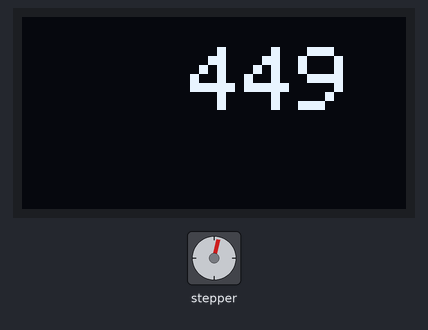
Simulated run of this sketch. Board: Arduino Uno, built with avr-gcc and run on an emulated ATmega328P. On the bench: 128×64 one-colour display, stepper motor. Stepper angles assume 6400 steps per turn; what the sketch prints to the serial monitor is not drawn.

Above: at 1.4 s.
At 11.1 s:
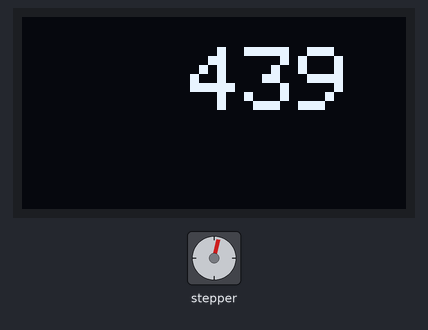
At 20.1 s:
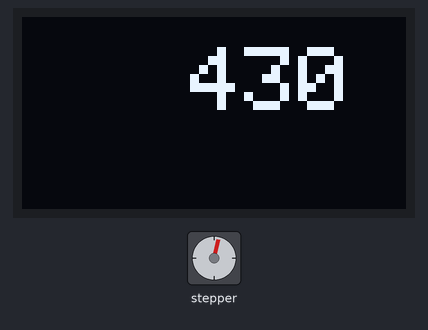
At 38.1 s:
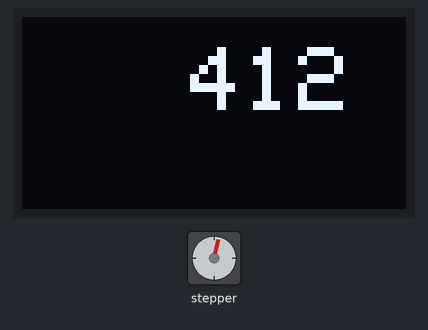
Timing chart, 0 to 39.6 s (numbered marks = the images above):
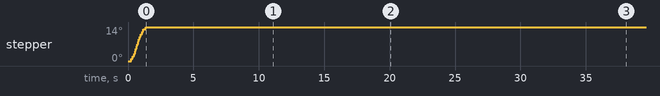

The sketch:

experiment01_simultaneous_motor_oled.ino
```cpp
/*
 * Simultaneous Operations (Experiment 1)
 *
 * Updates:
 * ---
 *
 * - Map 360 degrees to total steps per revolutio in the rotary encoder (6400 steps using 16th microstep configuration)
 * - Set up correct timing for 8 revolutions during a 24-hour period using 15-degree "steps" every 7.5 minutes
 * - Display countdown timer between steps
 *
 * Notes:
 * ---
 *
 * Potential issues when rotating and updating display as rotation gets interrupted by the displayInterval
 *
 */

#include <AccelStepper.h>
#include <Adafruit_GFX.h>
#include <Adafruit_SSD1306.h>
#include <arduino-timer.h>

// Stepper motor pins
#define stepPin 2
#define dirPin 5
#define stepsPerRevolution 6400

// OLED pins
#define OLED_RESET 4

// Instantiate OLED display
Adafruit_SSD1306 display(OLED_RESET);

long stepperInterval = 450000; // 7.5 minutes
long displayInterval = 1000;  // 1 second
long currentTick = stepperInterval / 1000;

// Define the stepper motor and the pins that is connected to
AccelStepper stepper(1, stepPin, dirPin); // (Typeof driver: with 2 pins, STEP, DIR)
int degPerMove = 15;

// For timed intervals
auto timer = timer_create_default();

void setup() {
  // Set up stepper motor
  stepper.setMaxSpeed(2000); // Set maximum speed value for the stepper
  stepper.setAcceleration(500); // Set acceleration value for the stepper
  stepper.setCurrentPosition(0); // Set the current position to 0 steps

  // Set up OLED
  Serial.begin(9600); // open serial port, set the baud rate to 9600 bps
  display.begin(SSD1306_SWITCHCAPVCC, 0x3C); //initialize with the I2C addr 0x3C (128x64)
  display.clearDisplay();

  // Set up timers
  timer.every(displayInterval, updateDisplay);
  timer.every(stepperInterval, moveStepperMotor);
}

bool moveStepperMotor(void *) {
  Serial.println("Tick.");
  stepper.move(map(degPerMove, 1, 360, 1, stepsPerRevolution));
  return true;
}

bool updateDisplay(void *) {
  if (currentTick == 1) {
    currentTick = stepperInterval/1000;
  }

  display.setTextSize(3);
  display.setTextColor(WHITE);
  display.setCursor(56, 10);
  display.clearDisplay();
  display.println(currentTick);
  display.display();

  Serial.println(currentTick);
  currentTick--;
  return true;
}

void loop() {
  stepper.run();
  timer.tick();
}
```

Measured:
- by itself, stepper: turns 14° clockwise in 1.1 s
- what the display in image 0 shows lasts 1.0 s, from 1.1 s to 2.1 s
